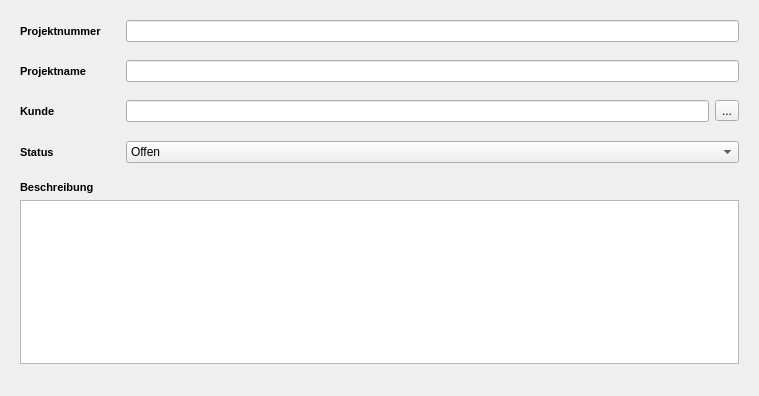
<?xml version="1.0" encoding="UTF-8"?>
<ui version="4.0">
 <class>WizardPage</class>
 <widget class="QWizardPage" name="WizardPage">
  <property name="geometry">
   <rect>
    <x>0</x>
    <y>0</y>
    <width>759</width>
    <height>396</height>
   </rect>
  </property>
  <property name="windowTitle">
   <string>WizardPage</string>
  </property>
  <property name="title">
   <string>Neues Projekt</string>
  </property>
  <property name="subTitle">
   <string>Erstellt ein neues Projekt</string>
  </property>
  <layout class="QVBoxLayout" name="verticalLayout_3">
   <item>
    <widget class="QFrame" name="frame_2">
     <property name="frameShape">
      <enum>QFrame::NoFrame</enum>
     </property>
     <property name="frameShadow">
      <enum>QFrame::Raised</enum>
     </property>
     <layout class="QVBoxLayout" name="verticalLayout_2">
      <item>
       <layout class="QHBoxLayout" name="horizontalLayout_4">
        <item>
         <widget class="QLabel" name="label_Datum_2">
          <property name="minimumSize">
           <size>
            <width>100</width>
            <height>0</height>
           </size>
          </property>
          <property name="maximumSize">
           <size>
            <width>100</width>
            <height>20</height>
           </size>
          </property>
          <property name="font">
           <font>
            <family>MS Shell Dlg 2</family>
            <pointsize>8</pointsize>
            <weight>75</weight>
            <italic>false</italic>
            <bold>true</bold>
           </font>
          </property>
          <property name="text">
           <string>Projektnummer</string>
          </property>
         </widget>
        </item>
        <item>
         <widget class="QLineEdit" name="input_Projektnr">
          <property name="cursor">
           <cursorShape>IBeamCursor</cursorShape>
          </property>
          <property name="readOnly">
           <bool>true</bool>
          </property>
         </widget>
        </item>
       </layout>
      </item>
      <item>
       <spacer name="verticalSpacer">
        <property name="orientation">
         <enum>Qt::Vertical</enum>
        </property>
        <property name="sizeHint" stdset="0">
         <size>
          <width>20</width>
          <height>40</height>
         </size>
        </property>
       </spacer>
      </item>
      <item>
       <layout class="QHBoxLayout" name="horizontalLayout">
        <item>
         <widget class="QLabel" name="label_Datum">
          <property name="minimumSize">
           <size>
            <width>100</width>
            <height>0</height>
           </size>
          </property>
          <property name="maximumSize">
           <size>
            <width>100</width>
            <height>20</height>
           </size>
          </property>
          <property name="font">
           <font>
            <family>MS Shell Dlg 2</family>
            <pointsize>8</pointsize>
            <weight>75</weight>
            <italic>false</italic>
            <bold>true</bold>
           </font>
          </property>
          <property name="text">
           <string>Projektname</string>
          </property>
         </widget>
        </item>
        <item>
         <widget class="QLineEdit" name="input_Projektname">
          <property name="cursor">
           <cursorShape>IBeamCursor</cursorShape>
          </property>
         </widget>
        </item>
       </layout>
      </item>
      <item>
       <spacer name="verticalSpacer_2">
        <property name="orientation">
         <enum>Qt::Vertical</enum>
        </property>
        <property name="sizeHint" stdset="0">
         <size>
          <width>20</width>
          <height>40</height>
         </size>
        </property>
       </spacer>
      </item>
      <item>
       <layout class="QHBoxLayout" name="horizontalLayout_3">
        <item>
         <widget class="QLabel" name="label_Kunde">
          <property name="minimumSize">
           <size>
            <width>100</width>
            <height>0</height>
           </size>
          </property>
          <property name="maximumSize">
           <size>
            <width>100</width>
            <height>20</height>
           </size>
          </property>
          <property name="font">
           <font>
            <family>MS Shell Dlg 2</family>
            <pointsize>8</pointsize>
            <weight>75</weight>
            <italic>false</italic>
            <bold>true</bold>
           </font>
          </property>
          <property name="text">
           <string>Kunde</string>
          </property>
         </widget>
        </item>
        <item>
         <widget class="QLineEdit" name="input_Kunde">
          <property name="readOnly">
           <bool>true</bool>
          </property>
         </widget>
        </item>
        <item>
         <widget class="QToolButton" name="toolButton">
          <property name="text">
           <string>...</string>
          </property>
         </widget>
        </item>
       </layout>
      </item>
      <item>
       <spacer name="verticalSpacer_3">
        <property name="orientation">
         <enum>Qt::Vertical</enum>
        </property>
        <property name="sizeHint" stdset="0">
         <size>
          <width>20</width>
          <height>40</height>
         </size>
        </property>
       </spacer>
      </item>
      <item>
       <layout class="QHBoxLayout" name="horizontalLayout_2">
        <item>
         <widget class="QLabel" name="label_Status">
          <property name="minimumSize">
           <size>
            <width>100</width>
            <height>0</height>
           </size>
          </property>
          <property name="maximumSize">
           <size>
            <width>100</width>
            <height>20</height>
           </size>
          </property>
          <property name="font">
           <font>
            <family>MS Shell Dlg 2</family>
            <pointsize>8</pointsize>
            <weight>75</weight>
            <italic>false</italic>
            <bold>true</bold>
           </font>
          </property>
          <property name="text">
           <string>Status</string>
          </property>
         </widget>
        </item>
        <item>
         <widget class="QComboBox" name="input_Status">
          <item>
           <property name="text">
            <string>Offen</string>
           </property>
          </item>
          <item>
           <property name="text">
            <string>Abgerechnet</string>
           </property>
          </item>
          <item>
           <property name="text">
            <string>Geld erhalten</string>
           </property>
          </item>
         </widget>
        </item>
       </layout>
      </item>
      <item>
       <spacer name="verticalSpacer_4">
        <property name="orientation">
         <enum>Qt::Vertical</enum>
        </property>
        <property name="sizeHint" stdset="0">
         <size>
          <width>20</width>
          <height>40</height>
         </size>
        </property>
       </spacer>
      </item>
      <item>
       <layout class="QVBoxLayout" name="verticalLayout">
        <item>
         <widget class="QLabel" name="label_Beschreibung">
          <property name="minimumSize">
           <size>
            <width>100</width>
            <height>0</height>
           </size>
          </property>
          <property name="maximumSize">
           <size>
            <width>100</width>
            <height>20</height>
           </size>
          </property>
          <property name="font">
           <font>
            <family>MS Shell Dlg 2</family>
            <pointsize>8</pointsize>
            <weight>75</weight>
            <italic>false</italic>
            <bold>true</bold>
           </font>
          </property>
          <property name="text">
           <string>Beschreibung</string>
          </property>
         </widget>
        </item>
        <item>
         <widget class="QTextEdit" name="input_Beschreibung"/>
        </item>
       </layout>
      </item>
      <item>
       <spacer name="verticalSpacer_5">
        <property name="orientation">
         <enum>Qt::Vertical</enum>
        </property>
        <property name="sizeHint" stdset="0">
         <size>
          <width>20</width>
          <height>40</height>
         </size>
        </property>
       </spacer>
      </item>
     </layout>
    </widget>
   </item>
  </layout>
 </widget>
 <resources/>
 <connections/>
</ui>
